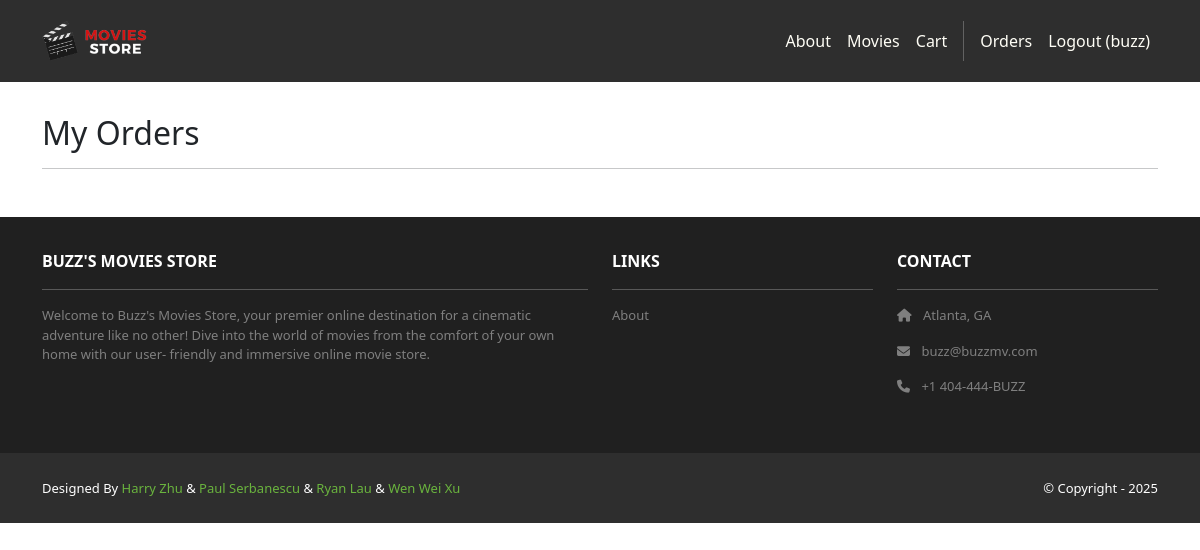
The app's page /accounts/orders/ (signed in), older data.
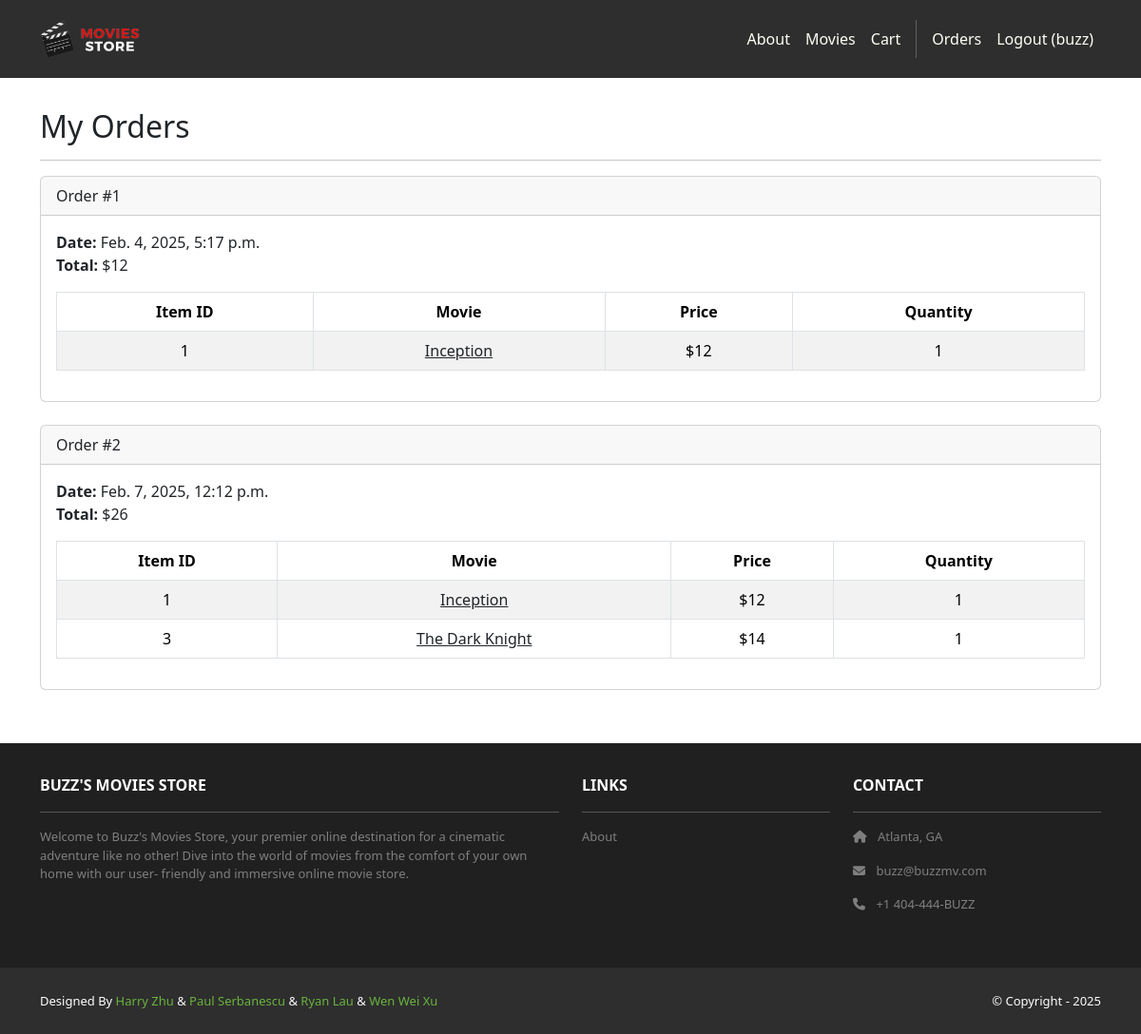
The same page, newer data.
### cart/models.py (models this page shows, shortened)
class Order(models.Model):
    id = models.AutoField(primary_key=True)
    total = models.IntegerField()
    date = models.DateTimeField(auto_now_add=True)
    user = models.ForeignKey(User, on_delete=models.CASCADE)

class Item(models.Model):
    id = models.AutoField(primary_key=True)
    price = models.IntegerField()
    quantity = models.IntegerField()
    order = models.ForeignKey(Order, on_delete=models.CASCADE)
    movie = models.ForeignKey(Movie, on_delete=models.CASCADE)

### movies/models.py (models this page shows, shortened)
class Movie(models.Model):
    id = models.AutoField(primary_key=True)
    name = models.CharField(max_length=255)
    price = models.IntegerField()
    description = models.TextField()
    image = models.ImageField(upload_to="movie_images/")

### accounts/views.py (the view)
# urls.py: path("orders/", views.orders, name="accounts.orders"),
@login_required
def orders(request):
    template_data = {}
    template_data["title"] = "Orders"
    template_data["orders"] = request.user.order_set.all()
    return render(request, "accounts/orders.html", {"template_data": template_data})

### accounts/templates/accounts/orders.html
{% extends 'base.html' %}
{% block content %}
<div class="p-3">
  <div class="container">
    <div class="row mt-3">
      <div class="col mx-auto mb-3">
        <h2>My Orders</h2>
        <hr />
        {% for order in template_data.orders %}
        <div class="card mb-4">
          <div class="card-header">
            Order #{{ order.id }}
          </div>
          <div class="card-body">
            <b>Date:</b> {{ order.date }}<br />
            <b>Total:</b> ${{ order.total }}<br />
            <table class="table table-bordered
              table-striped text-center mt-3">
              <thead>
                <tr>
                  <th scope="col">Item ID</th>
                  <th scope="col">Movie</th>
                  <th scope="col">Price</th>
                  <th scope="col">Quantity</th>
                </tr>
              </thead>
              <tbody>
                {% for item in order.item_set.all %}
                <tr>
                  <td>{{ item.movie.id }}</td>
                  <td>
                    <a class="link-dark"
                      href="{% url 'movies.show'
                      id=item.movie.id %}">
                      {{ item.movie.name }}
                    </a>
                  </td>
                  <td>${{ item.movie.price }}</td>
                  <td>{{ item.quantity }}</td>
                </tr>
                {% endfor %}
              </tbody>
            </table>
          </div>
        </div>
        {% endfor %}
      </div>
    </div>
  </div>
</div>
{% endblock content %}

### moviesstore/templates/base.html (shortened to what this page needs)
<!DOCTYPE html>
<html>
	{% load static %}
	<head>
		<head>
			<link href="https://cdn.jsdelivr.net/npm/bootstrap@5.3.3/dist/css/bootstrap.min.css" rel="stylesheet" />
			<link rel="stylesheet" href="https://cdnjs.cloudflare.com/ajax/libs/font-awesome/6.1.1/css/all.min.css" />
			<link rel="stylesheet" type="text/css" href="{% static 'css/style.css' %}" />
		</head>
	</head>
	<body>
		<nav class="p-3 navbar navbar-dark bg-dark navbar-expand-lg">
			<div class="container">
				<a class="navbar-brand" href="{% url 'home.index' %}">
					<img src="{% static 'img/logo.png' %}" alt="logo" height="40" />
				</a>
				<div class="collapse navbar-collapse" id="navbarNavAltMarkup">
					<div class="navbar-nav ms-auto navbar-ml">
						<a class="nav-link" href="{% url 'home.about' %}">About</a>
						<a class="nav-link" href="{% url 'movies.index' %}">Movies</a>
                        <a class="nav-link" href="{% url 'cart.index' %}">Cart</a>
						{% if user.is_authenticated %}
						<a class="nav-link" href="{% url 'accounts.orders' %}">Orders</a>
            			<a class="nav-link" href="{% url 'accounts.logout' %}">Logout ({{user.username }})</a>
            			{% else %}
						<a class="nav-link" href="{% url 'accounts.login' %}">Login</a>
            			<a class="nav-link" href="{% url 'accounts.signup' %}"> Sign Up</a>
						{% endif %}
					</div>
				</div>
			</div>
		</nav>
		<div>{% block content %} {% endblock content %}</div>
		<section class="p-3 ms-footer d-none d-md-block">
			<div class="container">
				<div class="row mt-3 text-white">
					<div class="col-md-6 col-lg-6 col-xl-6 mx-auto mb-4">
						<b>BUZZ'S MOVIES STORE</b>
						<hr />
						<p>
							Welcome to Buzz's Movies Store, your premier online destination for a cinematic adventure like no other! Dive into the
							world of movies from the comfort of your own home with our user- friendly and immersive online movie store.
						</p>
					</div>
					<div class="col-md-3 col-lg-3 col-xl-3 mx-auto mb-4">
						<b>LINKS</b>
						<hr />
						<p><a class="nav-link" href="{% url 'home.about' %}"> About </a></p>
					</div>
					<div class="col-md-3 col-lg-3 col-xl-3 mx-auto mb-4">
						<b>CONTACT</b>
						<hr />
						<p>
							<i class="fas fa-home me-2"></i>
							Atlanta, GA
						</p>
						<p>
							<i class="fas fa-envelope me-2"></i>
							buzz@buzzmv.com
						</p>
						<p>
							<i class="fas fa-phone me-2"></i>
							+1 404-444-BUZZ
						</p>
					</div>
				</div>
			</div>
		</section>
		<section class="p-3 ms-footer-bottom bg-dark">
			<div class="container d-flex justify-content-between">
				<div class="me-5 text-white">
					<span
						>Designed By <a href="" target="_blank">Harry Zhu</a> &
						<a href="" target="_blank">Paul Serbanescu</a> &
						<a href="" target="_blank">Ryan Lau</a> &
						<a href="" target="_blank">Wen Wei Xu</a>
					</span>
				</div>
				<div class="text-white">
					<span>© Copyright - 2025</span>
				</div>
			</div>
		</section>
	</body>
</html>

### moviesstore/static/css/style.css (style rules this page uses)
.navbar a.nav-link { color: #fffef6 !important; }
.bg-dark { background-color: #2e2e2e !important; }
.ms-footer { background-color: #202020; }
.ms-footer p { color: #7f7f7f; font-size: 13px; }
.ms-footer-bottom span { font-size: 13px; line-height: 38px; }
.ms-footer-bottom a { color: #6ab43e; text-decoration: none; }

Row changes from the older to the newer data that the page shows:
added Order: id "1", date "Feb. 4, 2025, 5:17 p.m.", total "12"
added Item: movie.id "1", movie.name "Inception", movie.price "12", quantity "1"
added Order: id "2", date "Feb. 7, 2025, 12:12 p.m.", total "26"
added Item: movie.id "1", movie.name "Inception", movie.price "12", quantity "1", shown under "2"
added Item: movie.id "3", movie.name "The Dark Knight", movie.price "14", quantity "1", shown under "2"
